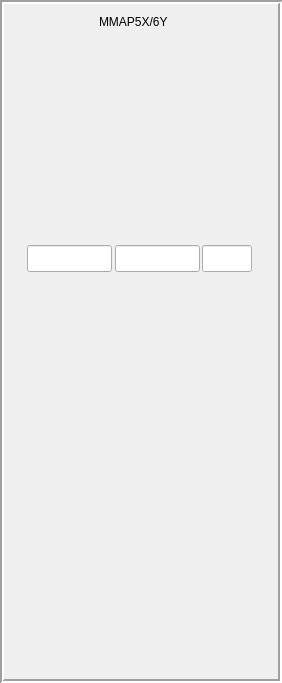
   <widget class="caFrame" name="caframe_2">
    <property name="geometry">
     <rect>
      <x>1303</x>
      <y>139</y>
      <width>282</width>
      <height>683</height>
     </rect>
    </property>
    <property name="frameShape">
     <enum>QFrame::Box</enum>
    </property>
    <property name="frameShadow">
     <enum>QFrame::Sunken</enum>
    </property>
    <property name="lineWidth">
     <number>2</number>
    </property>
    <widget class="caCartesianPlot" name="caCartesianPlot_1">
     <property name="geometry">
      <rect>
       <x>14</x>
       <y>40</y>
       <width>250</width>
       <height>200</height>
      </rect>
     </property>
     <property name="channels_1" stdset="0">
      <string>MMAP6Y:PROF:2:P;MMAP6Y:PROF:2</string>
     </property>
     <property name="Style_1">
      <enum>caCartesianPlot::FillUnder</enum>
     </property>
     <property name="symbol_1">
      <enum>caCartesianPlot::NoSymbol</enum>
     </property>
     <property name="color_1">
      <color>
       <red>225</red>
       <green>144</green>
       <blue>21</blue>
      </color>
     </property>
     <property name="Style_2">
      <enum>caCartesianPlot::FillUnder</enum>
     </property>
     <property name="symbol_2">
      <enum>caCartesianPlot::Rect</enum>
     </property>
     <property name="Style_3">
      <enum>caCartesianPlot::FillUnder</enum>
     </property>
     <property name="symbol_3">
      <enum>caCartesianPlot::Triangle</enum>
     </property>
     <property name="foreground">
      <color>
       <red>218</red>
       <green>218</green>
       <blue>218</blue>
      </color>
     </property>
     <property name="background">
      <color>
       <red>218</red>
       <green>218</green>
       <blue>218</blue>
      </color>
     </property>
     <property name="scaleColor">
      <color>
       <red>0</red>
       <green>0</green>
       <blue>0</blue>
      </color>
     </property>
     <property name="XaxisScaling" stdset="0">
      <enum>caCartesianPlot::User</enum>
     </property>
     <property name="YaxisScaling" stdset="0">
      <enum>caCartesianPlot::Auto</enum>
     </property>
     <property name="XaxisLimits">
      <string>-30.000000;30.000000</string>
     </property>
     <property name="YaxisLimits">
      <string>0;2000.000000</string>
     </property>
     <property name="YaxisEnabled">
      <bool>false</bool>
     </property>
    </widget>
    <widget class="caImage" name="caImage_1">
     <property name="geometry">
      <rect>
       <x>236</x>
       <y>7</y>
       <width>30</width>
       <height>30</height>
      </rect>
     </property>
     <property name="imageCalc">
      <string>A&lt;0.9*300</string>
     </property>
     <property name="filename" stdset="0">
      <string>yesno.gif</string>
     </property>
     <property name="channel" stdset="0">
      <string notr="true">MMAV6:IST:2</string>
     </property>
    </widget>
    <widget class="caLabel" name="caLabel_8">
     <property name="geometry">
      <rect>
       <x>99</x>
       <y>13</y>
       <width>97</width>
       <height>18</height>
      </rect>
     </property>
     <property name="frameShape">
      <enum>QFrame::NoFrame</enum>
     </property>
     <property name="text">
      <string>MMAP5X/6Y</string>
     </property>
     <property name="alignment">
      <set>Qt::AlignAbsolute|Qt::AlignLeading|Qt::AlignLeft|Qt::AlignVCenter</set>
     </property>
     <property name="fontScaleMode">
      <enum>ESimpleLabel::WidthAndHeight</enum>
     </property>
     <property name="foreground">
      <color>
       <red>0</red>
       <green>0</green>
       <blue>0</blue>
      </color>
     </property>
     <property name="background">
      <color alpha="0">
       <red>0</red>
       <green>0</green>
       <blue>0</blue>
      </color>
     </property>
     <property name="lineColor" stdset="0">
      <color>
       <red>0</red>
       <green>0</green>
       <blue>0</blue>
      </color>
     </property>
    </widget>
    <widget class="caCartesianPlot" name="caCartesianPlot_0">
     <property name="geometry">
      <rect>
       <x>14</x>
       <y>279</y>
       <width>250</width>
       <height>200</height>
      </rect>
     </property>
     <property name="channels_1" stdset="0">
      <string>MMAP5X:PROF:2:P;MMAP5X:PROF:2</string>
     </property>
     <property name="Style_1">
      <enum>caCartesianPlot::FillUnder</enum>
     </property>
     <property name="symbol_1">
      <enum>caCartesianPlot::NoSymbol</enum>
     </property>
     <property name="color_1">
      <color>
       <red>225</red>
       <green>144</green>
       <blue>21</blue>
      </color>
     </property>
     <property name="Style_2">
      <enum>caCartesianPlot::FillUnder</enum>
     </property>
     <property name="symbol_2">
      <enum>caCartesianPlot::Rect</enum>
     </property>
     <property name="Style_3">
      <enum>caCartesianPlot::FillUnder</enum>
     </property>
     <property name="symbol_3">
      <enum>caCartesianPlot::Triangle</enum>
     </property>
     <property name="foreground">
      <color>
       <red>218</red>
       <green>218</green>
       <blue>218</blue>
      </color>
     </property>
     <property name="background">
      <color>
       <red>218</red>
       <green>218</green>
       <blue>218</blue>
      </color>
     </property>
     <property name="scaleColor">
      <color>
       <red>0</red>
       <green>0</green>
       <blue>0</blue>
      </color>
     </property>
     <property name="XaxisScaling" stdset="0">
      <enum>caCartesianPlot::User</enum>
     </property>
     <property name="YaxisScaling" stdset="0">
      <enum>caCartesianPlot::Auto</enum>
     </property>
     <property name="XaxisLimits">
      <string>-30.000000;30.000000</string>
     </property>
     <property name="YaxisLimits">
      <string>0;2000.000000</string>
     </property>
     <property name="YaxisEnabled">
      <bool>false</bool>
     </property>
    </widget>
    <widget class="caGraphics" name="caRectangle_11">
     <property name="geometry">
      <rect>
       <x>25</x>
       <y>244</y>
       <width>228</width>
       <height>30</height>
      </rect>
     </property>
     <property name="foreground">
      <color>
       <red>160</red>
       <green>18</green>
       <blue>7</blue>
      </color>
     </property>
     <property name="linestyle" stdset="0">
      <enum>caGraphics::Solid</enum>
     </property>
     <property name="lineSize">
      <number>1</number>
     </property>
     <property name="lineColor">
      <color>
       <red>160</red>
       <green>18</green>
       <blue>7</blue>
      </color>
     </property>
     <property name="form">
      <enum>caGraphics::Rectangle</enum>
     </property>
     <property name="background" stdset="0">
      <color alpha="0">
       <red>160</red>
       <green>18</green>
       <blue>7</blue>
      </color>
     </property>
    </widget>
    <widget class="caLineEdit" name="caLineEdit_9">
     <property name="geometry">
      <rect>
       <x>27</x>
       <y>245</y>
       <width>85</width>
       <height>27</height>
      </rect>
     </property>
     <property name="alignment">
      <set>Qt::AlignAbsolute|Qt::AlignRight|Qt::AlignTrailing|Qt::AlignVCenter</set>
     </property>
     <property name="channel" stdset="0">
      <string>MMAP6Y:SPB:2</string>
     </property>
     <property name="foreground">
      <color>
       <red>0</red>
       <green>0</green>
       <blue>0</blue>
      </color>
     </property>
     <property name="background">
      <color>
       <red>218</red>
       <green>218</green>
       <blue>218</blue>
      </color>
     </property>
     <property name="colorMode">
      <enum>caLineEdit::Static</enum>
     </property>
     <property name="precision">
      <number>2</number>
     </property>
     <property name="precisionMode">
      <enum>caLineEdit::User</enum>
     </property>
     <property name="limitsMode">
      <enum>caLineEdit::User</enum>
     </property>
     <property name="maxValue">
      <double>0.000000000000000</double>
     </property>
     <property name="minValue">
      <double>0.000000000000000</double>
     </property>
     <property name="fontScaleMode">
      <enum>caLineEdit::WidthAndHeight</enum>
     </property>
     <property name="formatType">
      <enum>caLineEdit::decimal</enum>
     </property>
    </widget>
    <widget class="caLineEdit" name="caLineEdit_8">
     <property name="geometry">
      <rect>
       <x>202</x>
       <y>245</y>
       <width>50</width>
       <height>27</height>
      </rect>
     </property>
     <property name="alignment">
      <set>Qt::AlignAbsolute|Qt::AlignCenter|Qt::AlignHCenter|Qt::AlignVCenter</set>
     </property>
     <property name="channel" stdset="0">
      <string>MMAP6Y:SPB:2.EGU</string>
     </property>
     <property name="foreground">
      <color>
       <red>0</red>
       <green>0</green>
       <blue>0</blue>
      </color>
     </property>
     <property name="background">
      <color>
       <red>218</red>
       <green>218</green>
       <blue>218</blue>
      </color>
     </property>
     <property name="colorMode">
      <enum>caLineEdit::Static</enum>
     </property>
     <property name="precisionMode">
      <enum>caLineEdit::Channel</enum>
     </property>
     <property name="limitsMode">
      <enum>caLineEdit::Channel</enum>
     </property>
     <property name="maxValue">
      <double>1.000000000000000</double>
     </property>
     <property name="minValue">
      <double>0.000000000000000</double>
     </property>
     <property name="fontScaleMode">
      <enum>caLineEdit::WidthAndHeight</enum>
     </property>
     <property name="formatType">
      <enum>caLineEdit::string</enum>
     </property>
    </widget>
    <widget class="caLineEdit" name="caLineEdit_11">
     <property name="geometry">
      <rect>
       <x>115</x>
       <y>245</y>
       <width>85</width>
       <height>27</height>
      </rect>
     </property>
     <property name="alignment">
      <set>Qt::AlignAbsolute|Qt::AlignRight|Qt::AlignTrailing|Qt::AlignVCenter</set>
     </property>
     <property name="channel" stdset="0">
      <string>MMAP5X:SPB:2</string>
     </property>
     <property name="foreground">
      <color>
       <red>0</red>
       <green>0</green>
       <blue>0</blue>
      </color>
     </property>
     <property name="background">
      <color>
       <red>218</red>
       <green>218</green>
       <blue>218</blue>
      </color>
     </property>
     <property name="colorMode">
      <enum>caLineEdit::Static</enum>
     </property>
     <property name="precision">
      <number>2</number>
     </property>
     <property name="precisionMode">
      <enum>caLineEdit::User</enum>
     </property>
     <property name="limitsMode">
      <enum>caLineEdit::User</enum>
     </property>
     <property name="maxValue">
      <double>0.000000000000000</double>
     </property>
     <property name="minValue">
      <double>0.000000000000000</double>
     </property>
     <property name="fontScaleMode">
      <enum>caLineEdit::WidthAndHeight</enum>
     </property>
     <property name="formatType">
      <enum>caLineEdit::decimal</enum>
     </property>
    </widget>
    <widget class="caCartesianPlot" name="caCartesianPlot_2">
     <property name="geometry">
      <rect>
       <x>7</x>
       <y>498</y>
       <width>268</width>
       <height>177</height>
      </rect>
     </property>
     <property name="sizePolicy">
      <sizepolicy hsizetype="Expanding" vsizetype="Expanding">
       <horstretch>0</horstretch>
       <verstretch>0</verstretch>
      </sizepolicy>
     </property>
     <property name="Title" stdset="0">
      <string notr="true">Comet Deflector Curve</string>
     </property>
     <property name="TitleX">
      <string notr="true"/>
     </property>
     <property name="TitleY">
      <string notr="true"/>
     </property>
     <property name="channels_1" stdset="0">
      <string>PRO:REG2D:Y:1;PRO:REG2D:X:1</string>
     </property>
     <property name="Style_1">
      <enum>caCartesianPlot::Dots</enum>
     </property>
     <property name="symbol_1">
      <enum>caCartesianPlot::Diamond</enum>
     </property>
     <property name="color_1">
      <color>
       <red>0</red>
       <green>0</green>
       <blue>0</blue>
      </color>
     </property>
     <property name="channels_2" stdset="0">
      <string>PRO:REG2D:Y:2;PRO:REG2D:X:2</string>
     </property>
     <property name="Style_2">
      <enum>caCartesianPlot::Lines</enum>
     </property>
     <property name="symbol_2">
      <enum>caCartesianPlot::NoSymbol</enum>
     </property>
     <property name="color_2">
      <color>
       <red>78</red>
       <green>165</green>
       <blue>249</blue>
      </color>
     </property>
     <property name="channels_3" stdset="0">
      <string>PRO:REG2D:X;PRO:REG2D:Y</string>
     </property>
     <property name="Style_3">
      <enum>caCartesianPlot::Lines</enum>
     </property>
     <property name="symbol_3">
      <enum>caCartesianPlot::Triangle</enum>
     </property>
     <property name="color_3">
      <color>
       <red>253</red>
       <green>0</green>
       <blue>0</blue>
      </color>
     </property>
     <property name="foreground">
      <color>
       <red>218</red>
       <green>218</green>
       <blue>218</blue>
      </color>
     </property>
     <property name="background">
      <color>
       <red>218</red>
       <green>218</green>
       <blue>218</blue>
      </color>
     </property>
     <property name="scaleColor">
      <color>
       <red>0</red>
       <green>0</green>
       <blue>0</blue>
      </color>
     </property>
     <property name="grid">
      <bool>true</bool>
     </property>
     <property name="XaxisScaling" stdset="0">
      <enum>caCartesianPlot::Auto</enum>
     </property>
     <property name="YaxisScaling" stdset="0">
      <enum>caCartesianPlot::Auto</enum>
     </property>
     <property name="XaxisLimits">
      <string>0.1;1.5</string>
     </property>
     <property name="YaxisLimits">
      <string>0.1;800.000000</string>
     </property>
     <property name="XaxisEnabled">
      <bool>false</bool>
     </property>
     <property name="XaxisType">
      <enum>caCartesianPlot::linear</enum>
     </property>
     <property name="YAxisType" stdset="0">
      <enum>caCartesianPlot::linear</enum>
     </property>
    </widget>
   </widget>
